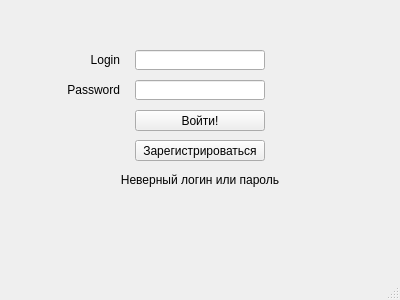
<?xml version="1.0" encoding="UTF-8"?>
<ui version="4.0">
 <class>MainWindow</class>
 <widget class="QMainWindow" name="MainWindow">
  <property name="geometry">
   <rect>
    <x>0</x>
    <y>0</y>
    <width>400</width>
    <height>300</height>
   </rect>
  </property>
  <property name="windowTitle">
   <string>MainWindow</string>
  </property>
  <widget class="QWidget" name="centralwidget">
   <widget class="QPushButton" name="log_in">
    <property name="geometry">
     <rect>
      <x>135</x>
      <y>110</y>
      <width>130</width>
      <height>21</height>
     </rect>
    </property>
    <property name="text">
     <string>Войти!</string>
    </property>
   </widget>
   <widget class="QLineEdit" name="login_input_auth">
    <property name="geometry">
     <rect>
      <x>135</x>
      <y>50</y>
      <width>130</width>
      <height>20</height>
     </rect>
    </property>
   </widget>
   <widget class="QLineEdit" name="password_input">
    <property name="geometry">
     <rect>
      <x>135</x>
      <y>80</y>
      <width>130</width>
      <height>20</height>
     </rect>
    </property>
    <property name="echoMode">
     <enum>QLineEdit::Password</enum>
    </property>
   </widget>
   <widget class="QLabel" name="login_label">
    <property name="geometry">
     <rect>
      <x>70</x>
      <y>50</y>
      <width>50</width>
      <height>20</height>
     </rect>
    </property>
    <property name="text">
     <string>Login</string>
    </property>
    <property name="alignment">
     <set>Qt::AlignRight|Qt::AlignTrailing|Qt::AlignVCenter</set>
    </property>
   </widget>
   <widget class="QLabel" name="password_label">
    <property name="geometry">
     <rect>
      <x>59</x>
      <y>80</y>
      <width>61</width>
      <height>20</height>
     </rect>
    </property>
    <property name="text">
     <string>Password</string>
    </property>
    <property name="alignment">
     <set>Qt::AlignRight|Qt::AlignTrailing|Qt::AlignVCenter</set>
    </property>
   </widget>
   <widget class="QLabel" name="wrong_login_or_pass">
    <property name="geometry">
     <rect>
      <x>100</x>
      <y>170</y>
      <width>200</width>
      <height>20</height>
     </rect>
    </property>
    <property name="inputMethodHints">
     <set>Qt::ImhNone</set>
    </property>
    <property name="text">
     <string>Неверный логин или пароль</string>
    </property>
    <property name="alignment">
     <set>Qt::AlignCenter</set>
    </property>
   </widget>
   <widget class="QPushButton" name="register_butt">
    <property name="geometry">
     <rect>
      <x>135</x>
      <y>140</y>
      <width>130</width>
      <height>21</height>
     </rect>
    </property>
    <property name="text">
     <string>Зарегистрироваться</string>
    </property>
   </widget>
  </widget>
  <widget class="QMenuBar" name="menubar">
   <property name="geometry">
    <rect>
     <x>0</x>
     <y>0</y>
     <width>400</width>
     <height>26</height>
    </rect>
   </property>
  </widget>
  <widget class="QStatusBar" name="statusbar"/>
 </widget>
 <resources/>
 <connections/>
</ui>
